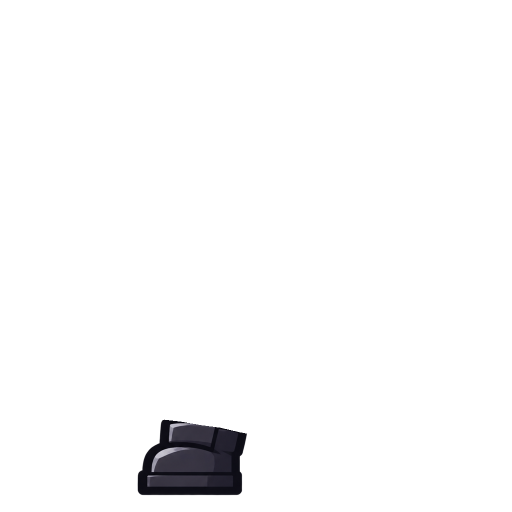
#> input picture art-src/look-raw/body/body-foot-left.png, 1024 x 1024 px, given in place of body-legs.png, which was not available (shown at 1/2 size)
$ python fit_body.py
#> lines starting #> are read from the running program, lines starting #| are printed output that depends on the picture
"""Fit the body pieces onto the dress-up canvas, so the look lab can move and turn each one.

Run: python3 tools/fit_body.py   (needs Pillow only)

The pieces in art-src/look-raw/body/ are cut from one painted figure on a shared 1024 canvas,
at the size it was drawn (head top near y=68). They are scaled together to where body.png
stands (head top 120, feet 964) and written to art-src/look/. Each piece reaches a few px
under the pieces drawn in front of it (BODY_PARTS order in src/art/lookNames.ts), so the
cut lines do not show as seams and a part nudged a little opens no gap.
"""
from pathlib import Path
from PIL import Image, ImageChops, ImageFilter

ART = Path(__file__).resolve().parent.parent / 'art-src'
RAW = ART / 'look-raw' / 'body'
SIZE = 1024
# the drawn figure to body.png: scale to this width, top-left at this spot (matched pixel by pixel)
FIT = 936
AT = (44, 58)
TUCK = 9  # px a back piece reaches under its front neighbours (drawn size)
# back to front, as BODY_PARTS
ORDER = [
    'body-legs', 'body-foot-left', 'body-foot-right', 'body-upperarm-left', 'body-upperarm-right',
    'body-forearm-left', 'body-forearm-right', 'body-torso', 'body-neck', 'body-hand-left', 'body-hand-right', 'body-head',
]


def grow(mask):
    for _ in range(TUCK):
        mask = mask.filter(ImageFilter.MaxFilter(3))
    return mask


def main():
    pieces = [Image.open(RAW / f'{n}.png').convert('RGBA') for n in ORDER]
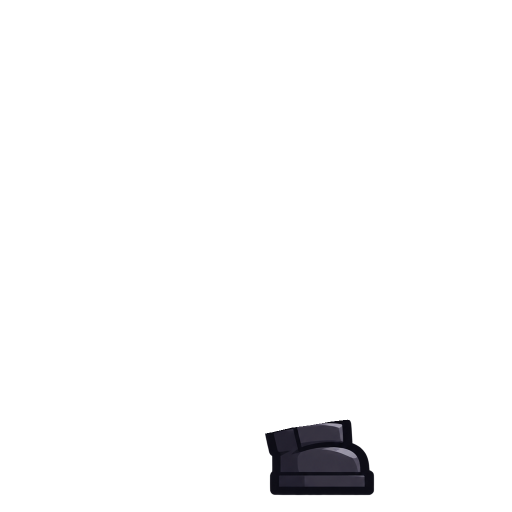
#> input picture art-src/look-raw/body/body-foot-right.png, 1024 x 1024 px (shown at 1/2 size)
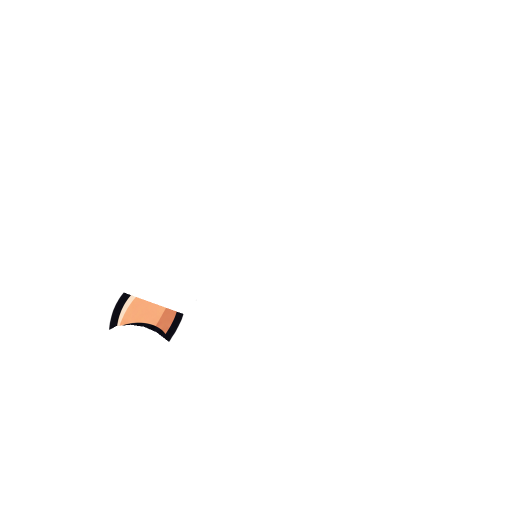
#> input picture art-src/look-raw/body/body-forearm-left.png, 1024 x 1024 px (shown at 1/2 size)
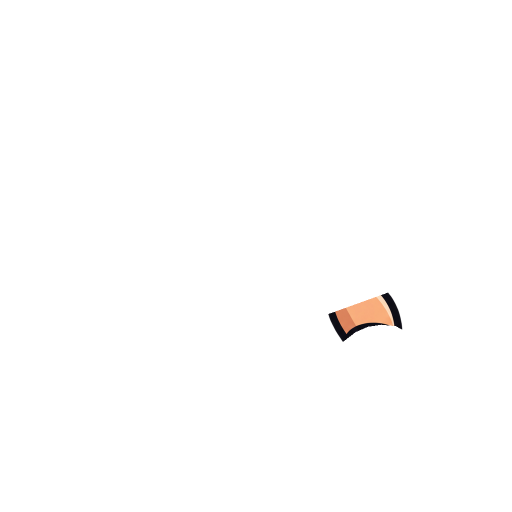
#> input picture art-src/look-raw/body/body-forearm-right.png, 1024 x 1024 px (shown at 1/2 size)
    whole = Image.new('RGBA', (SIZE, SIZE))
    for p in pieces:
        whole.alpha_composite(p)
    solid = [p.getchannel('A').point(lambda a: 255 if a > 0 else 0) for p in pieces]
    for i, (name, piece) in enumerate(zip(ORDER, pieces)):
        front = Image.new('L', (SIZE, SIZE))
        for m in solid[i + 1:]:
            front = ImageChops.lighter(front, m)
        reach = ImageChops.multiply(grow(solid[i]), front)
        out = piece.copy()
        out.paste(whole, (0, 0), reach)
        out = out.resize((FIT, FIT), Image.LANCZOS)
        canvas = Image.new('RGBA', (SIZE, SIZE))
        canvas.alpha_composite(out, AT)
        canvas.save(ART / 'look' / f'{name}.png')
        print(f'✓ {name}.png')


if __name__ == '__main__':
#> (the run stopped early here; a loop or call above may not have finished)
